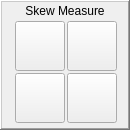
     <widget class="QFrame" name="frame_skewed">
      <property name="geometry">
       <rect>
        <x>344</x>
        <y>0</y>
        <width>130</width>
        <height>130</height>
       </rect>
      </property>
      <property name="frameShape">
       <enum>QFrame::WinPanel</enum>
      </property>
      <property name="frameShadow">
       <enum>QFrame::Raised</enum>
      </property>
      <widget class="PushButton" name="pbtn_skew_xp">
       <property name="geometry">
        <rect>
         <x>15</x>
         <y>21</y>
         <width>50</width>
         <height>50</height>
        </rect>
       </property>
       <property name="text">
        <string/>
       </property>
       <property name="icon">
        <iconset>
         <normaloff>../x1Probing/x1Probe_icons/skew_1.png</normaloff>../x1Probing/x1Probe_icons/skew_1.png</iconset>
       </property>
       <property name="iconSize">
        <size>
         <width>48</width>
         <height>48</height>
        </size>
       </property>
       <property name="checkable">
        <bool>false</bool>
       </property>
       <property name="checked">
        <bool>false</bool>
       </property>
       <property name="indicator_option" stdset="0">
        <bool>false</bool>
       </property>
      </widget>
      <widget class="PushButton" name="pbtn_skew_ym">
       <property name="geometry">
        <rect>
         <x>67</x>
         <y>21</y>
         <width>50</width>
         <height>50</height>
        </rect>
       </property>
       <property name="text">
        <string/>
       </property>
       <property name="icon">
        <iconset>
         <normaloff>../x1Probing/x1Probe_icons/skew_2.png</normaloff>../x1Probing/x1Probe_icons/skew_2.png</iconset>
       </property>
       <property name="iconSize">
        <size>
         <width>48</width>
         <height>48</height>
        </size>
       </property>
       <property name="checkable">
        <bool>false</bool>
       </property>
       <property name="checked">
        <bool>false</bool>
       </property>
       <property name="indicator_option" stdset="0">
        <bool>false</bool>
       </property>
      </widget>
      <widget class="PushButton" name="pbtn_skew_yp">
       <property name="geometry">
        <rect>
         <x>15</x>
         <y>73</y>
         <width>50</width>
         <height>50</height>
        </rect>
       </property>
       <property name="text">
        <string/>
       </property>
       <property name="icon">
        <iconset>
         <normaloff>../x1Probing/x1Probe_icons/skew_3.png</normaloff>../x1Probing/x1Probe_icons/skew_3.png</iconset>
       </property>
       <property name="iconSize">
        <size>
         <width>48</width>
         <height>48</height>
        </size>
       </property>
       <property name="checkable">
        <bool>false</bool>
       </property>
       <property name="checked">
        <bool>false</bool>
       </property>
       <property name="indicator_option" stdset="0">
        <bool>false</bool>
       </property>
      </widget>
      <widget class="PushButton" name="pbtn_skew_xm">
       <property name="geometry">
        <rect>
         <x>67</x>
         <y>73</y>
         <width>50</width>
         <height>50</height>
        </rect>
       </property>
       <property name="text">
        <string/>
       </property>
       <property name="icon">
        <iconset>
         <normaloff>../x1Probing/x1Probe_icons/skew_4-.png</normaloff>../x1Probing/x1Probe_icons/skew_4-.png</iconset>
       </property>
       <property name="iconSize">
        <size>
         <width>48</width>
         <height>48</height>
        </size>
       </property>
       <property name="checkable">
        <bool>false</bool>
       </property>
       <property name="checked">
        <bool>false</bool>
       </property>
       <property name="indicator_option" stdset="0">
        <bool>false</bool>
       </property>
      </widget>
      <widget class="QLabel" name="label_skewed_label">
       <property name="geometry">
        <rect>
         <x>0</x>
         <y>0</y>
         <width>130</width>
         <height>21</height>
        </rect>
       </property>
       <property name="text">
        <string>Skew Measure</string>
       </property>
       <property name="alignment">
        <set>Qt::AlignCenter</set>
       </property>
      </widget>
     </widget>
